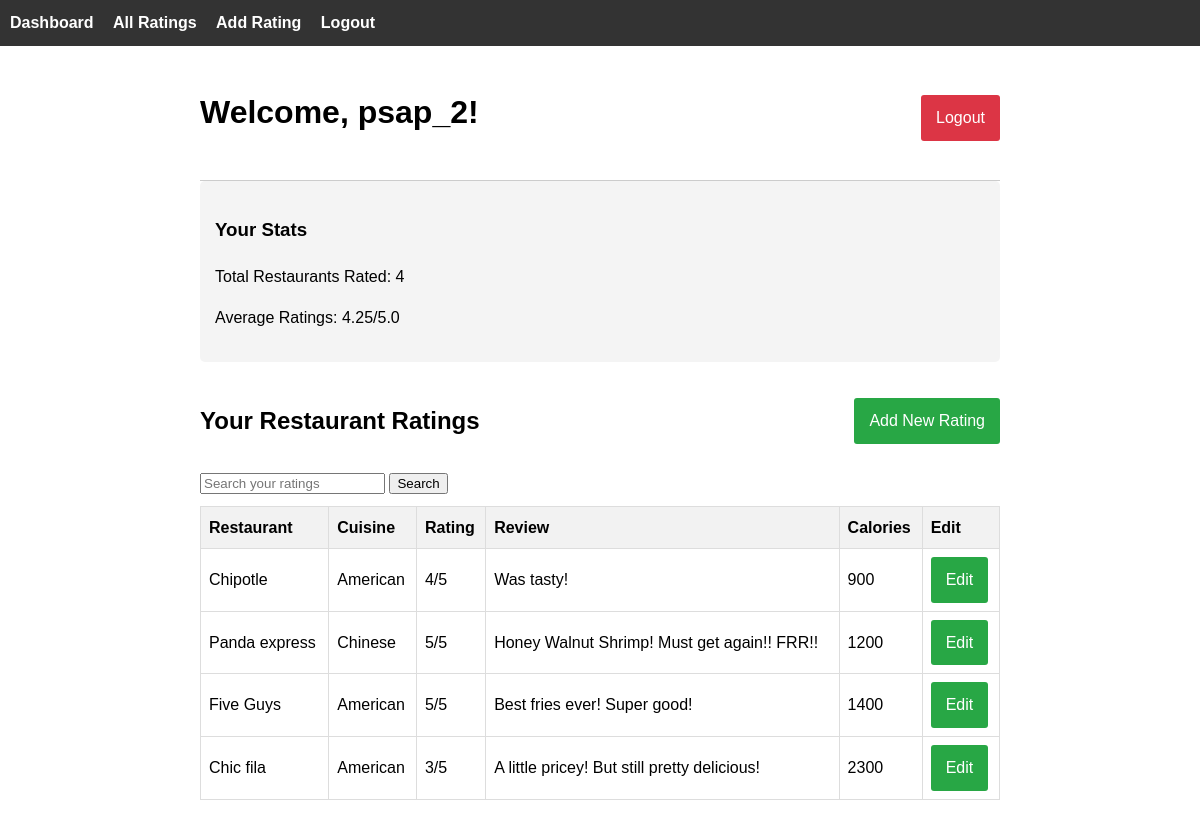
The page /dashboard (signed in) on the database its author committed.
### models.py (models this page shows)
class User(db.Model, UserMixin):
    id = db.Column(db.Integer, primary_key=True)
    username = db.Column(db.String(20), nullable=False, unique=True)
    password = db.Column(db.String(80), nullable=False)

class RestaurantRating(db.Model):
    id = db.Column(db.Integer, primary_key=True)
    user_id = db.Column(db.Integer, db.ForeignKey('user.id'), nullable=False)  # foreign key to the user model
    restaurant_name = db.Column(db.String(100), nullable=False)
    rating = db.Column(db.Integer, nullable=False)
    cuisine_type = db.Column(db.String(50), nullable=False)
    meal_date = db.Column(db.Date, default=date.today)
    review = db.Column(db.Text, nullable=True)
    calories = db.Column(db.Integer, nullable=True)
    is_anonymous = db.Column(db.Boolean, default=False) #adding anomylity
    user = db.relationship('User', backref='ratings', lazy=True)  # relationship to the User model

### app.py (the view)
@app.route('/dashboard', methods=['GET', 'POST'])
@login_required
def dashboard():
    search_query = request.args.get('search', '')
    if search_query:
        ratings = RestaurantRating.query.filter(
            RestaurantRating.user_id == current_user.id,
            (RestaurantRating.restaurant_name.ilike(f'%{search_query}%') |
             RestaurantRating.cuisine_type.ilike(f'%{search_query}%'))
        ).order_by(RestaurantRating.meal_date.desc()).all()
    else:
        ratings = RestaurantRating.query.filter_by(user_id=current_user.id).order_by(RestaurantRating.meal_date.desc()).all()
    total_ratings = len(ratings)
    avg_rating = sum(rating.rating for rating in ratings) / total_ratings if ratings else 0
    return render_template('dashboard.html',
                           username=current_user.username,
                           ratings=ratings,
                           total_ratings=total_ratings,
                           avg_rating=round(avg_rating, 2))

### app.py (called while the page is built)
@login_manager.user_loader
def load_user(user_id):
    return User.query.get(int(user_id))

### templates/dashboard.html (shortened to what this page needs)
{% extends "base.html" %}
{% block content %}
<div class="header">
<h1>Welcome, {{ username }}!</h1>
<a href="{{ url_for('logout') }}" class="btn btn-danger">Logout</a>
</div>
<div class="stats">
<h3>Your Stats</h3>
<p>Total Restaurants Rated: {{ total_ratings }}</p>
<p>Average Ratings: {{ avg_rating }}/5.0</p>
</div>
<div>
<div style="display: flex; justify-content: space-between; align-items: center; margin-bottom: 10px;">
    <h2>Your Restaurant Ratings</h2>
    <a href="{{ url_for('add_rating') }}" class="btn btn-primary">Add New Rating</a>
</div>
<div style="margin-bottom: 10px;">
    <form method="GET" action="{{ url_for('dashboard') }}">
        <input type="text" name="search" placeholder="Search your ratings" value="{{ request.args.get('search', '') }}">
        <button type="submit">Search</button>
    </form>
</div>
{% if ratings %}
    <table class="ratings-table">
        <thead>
            <tr>
                <th>Restaurant</th>
                <th>Cuisine</th>
                <th>Rating</th>
                <th>Review</th>
                <th>Calories</th>
                <th>Edit</th>
            </tr>
        </thead>
        <tbody>
            {% for rating in ratings %}
            <tr>
                <td>{{ rating.restaurant_name }}</td>
                <td>{{ rating.cuisine_type }}</td>
                <td>{{ rating.rating }}/5</td>
                <td>{{ rating.review or 'No review' }}</td>
                <td>{{ rating.calories }}</td>
                <td><a href="{{ url_for('edit_rating', rating_id=rating.id) }}" class="btn btn-primary">Edit</a></td>
            </tr>
            {% endfor %}
        </tbody>
    </table>
{% else %}
    <p>You haven't added any restaurant ratings yet.</p>
{% endif %}
</div>
{% endblock %}

### templates/base.html (style rules this page uses)
.header { display: flex; justify-content: space-between; align-items: center; border-bottom: 1px solid #ccc; padding-bottom: 10px; }
.stats { background-color: #f4f4f4; padding: 15px; margin-bottom: 20px; border-radius: 5px; }
.ratings-table { width: 100%; border-collapse: collapse; }
.ratings-table th, .ratings-table td { border: 1px solid #ddd; padding: 8px; text-align: left; }
.ratings-table th { background-color: #f2f2f2; }
body { font-family: Arial, sans-serif; margin: 0; line-height: 1.6; }
.btn { display: inline-block; padding: 10px 15px; color: white; text-decoration: none; border: none; border-radius: 3px; cursor: pointer; }
.btn-danger { background-color: #dc3545; }
.btn-primary { background-color: #28a745; }
h1 { text-align: center; margin-bottom: 1em; }
table { width: 100%; border-collapse: collapse; margin-bottom: 2em; }
th, td { padding: 10px; border: 1px solid #ddd; text-align: left; }
th { background-color: #f5f5f5; }

### rows shown on the page
User: username "psap_2"
RestaurantRating: restaurant_name "Chipotle", cuisine_type "American", rating "4", review "Was tasty!", calories "900"
RestaurantRating: restaurant_name "Panda express", cuisine_type "Chinese", rating "5", review "Honey Walnut Shrimp! Must get again!! FRR!!", calories "1200"
RestaurantRating: restaurant_name "Five Guys", cuisine_type "American", rating "5", review "Best fries ever! Super good!", calories "1400"
RestaurantRating: restaurant_name "Chic fila", cuisine_type "American", rating "3", review "A little pricey! But still pretty delicious!", calories "2300"

### other values the page prints
{{ total_ratings }} "4"
{{ avg_rating }} "4.25"
